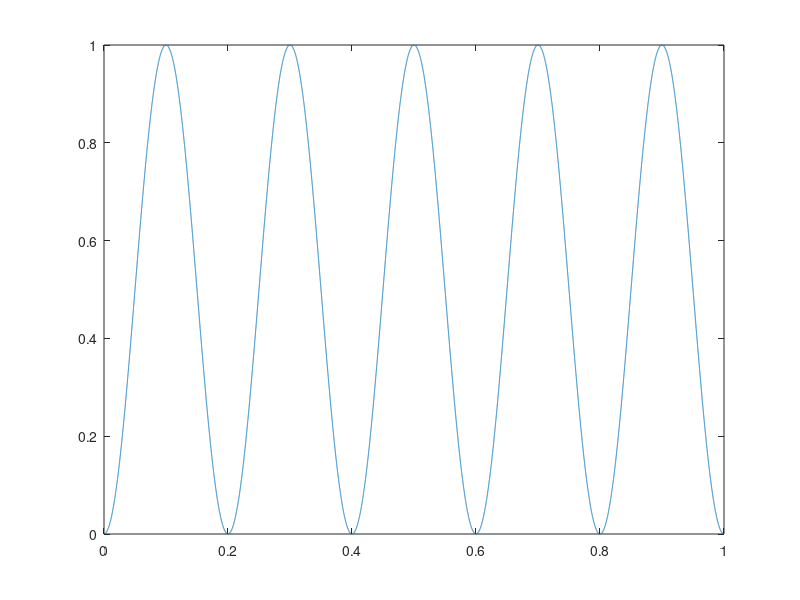

MATLAB code for this plot:
function SinWave = makeSinWave(Fs,duration,Fc,Amplitude)
%% Function creates a sin wave to be multiplied with the audio files to 
% lead to an increase and decrease of the audio at the beginning and the end respectively.
% The function creates a sin wave with the following properties 
%
% Input: 
%       Fs: Sampling frequency of the audio file (eg. 44100)
%       duration: duration in seconds of the total audio file
%       Fc: Frequency of the sin wave (also the base frequency of the audio file)
%       Amplitude: Amplitude of the sin wave 
%
% Output:
%       SinWave: Sin wave that will be multiplied with the audiofile
%
% eg: makeSinWave(44100,1,5,0.5)
 
if nargin<1
    
    Fs = 44100 ;
    duration = 1 ;
    Fc = 5 ;
    Amplitude = 0.5 ;
    
end

VerticalShift = 0.5;     % Vertical shift of the wave
phase =  -pi/2 ;         % Phase shift to move the wave to the right/left

% plot the sin wave for visualization
plotSinWav = 1 ;


 numTimePoints = Fs* duration; % number of time points
 t = 1:numTimePoints;         % create a vector [1 to num of points]
 
 % Compute the sin wave
 SinWave = Amplitude * sin(2*pi*Fc/Fs*t+ phase)+VerticalShift ;
        
 % plot
 if plotSinWav 
     figure()
     t=t/Fs; % This creates the time line, in seconds, for the display.
     plot(t,SinWave);
 end
 
 
